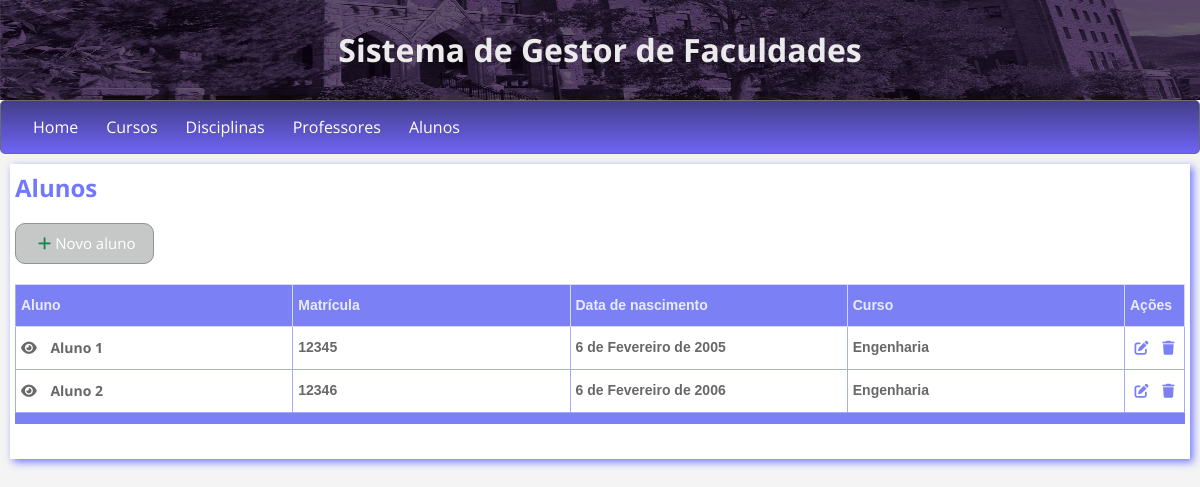
The app's page /alunos with its own data.
### alunos/models.py (models this page shows)
class Aluno(models.Model):
    nome = models.CharField(max_length=100)
    matricula = models.IntegerField()
    data_nascimento = models.DateField()
    cursando_disciplina = models.ManyToManyField(Disciplina, blank=True)
    curso = models.ForeignKey(Curso, on_delete=models.SET_NULL, null=True, blank=True)
    def __str__(self):
        return self.nome

### cursos/models.py (models this page shows)
class Curso(models.Model):
    nome = models.CharField(max_length=50)
    def __str__(self):
        return self.nome

### alunos/views.py (the view)
# urls.py: path('alunos',views.aluno, name='alunos'),
def aluno(request, **kwargs):
    aluno_obj = ''
    alunos = Aluno.objects.all()
    form = AlunoForm()
    form_com_erros = False
    if kwargs.get('form'):
        form_com_erros = True
        form = kwargs['form']
    form_populado = False
    if kwargs.get('populated_form'):
        form_populado = True
        form = kwargs['populated_form']
        aluno_obj = get_object_or_404(Aluno, pk=kwargs['aluno_id'])
    contexto = {
        'chave_alunos': alunos,
        'chave_form' : form,
        'erro_form_aluno' : form_com_erros,
        'form_aluno_populado' : form_populado,
        'aluno_obj' : aluno_obj
    }
    return render(request, 'cadastro-aluno.html', contexto)

### disciplinas/templatetags/custom_tags.py (called while the page is built)
@register.simple_tag
def verifica_curso(aluno):
    curso = aluno.curso
    if curso:
        return curso
    else:
        return '-----'

### templates/cadastro-aluno.html
{% extends 'base.html' %}
{% load static %}
{% load custom_tags %}
{% block content %}
<h2 class="titulo-1">Alunos</h2>
<button class="button1" type="button" name="myButton" data-bs-toggle="modal" data-bs-target="#modalAlunos"><i class="fas fa-plus m-1 text-success"></i>Novo aluno</button>
<table class="tg">
    <colgroup>
    <col>
    </colgroup>
    <thead>
      <tr>
        <th style="border-left: 1px solid #a7abfc;" class="tg-y6cf">Aluno</th>
        <th class="tg-y6cf">Matrícula</th>
        <th class="tg-y6cf">Data de nascimento</th>
        <th class="tg-y6cf">Curso</th>
        <th style="width: 60px" class="tg-y6cf">Ações</th>
      </tr>
    </thead>
    <tbody>
        {% if not chave_alunos %}
        <tr>
          <td class="tg-0lax"></td>
          <td class="tg-0lax"></td>
          <td class="tg-0lax"></td>
          <td class="tg-0lax"></td>
          <td class="tg-0lax"></td>
        </tr>
        {% else %}
          {% for aluno in chave_alunos %}
          {% verifica_curso aluno as curso %}
            <tr>
              <td class="tg-0lax texto-tabela clear"> <a href="{% url 'entrando_aluno' aluno.id %}"> <i class="fas fa-eye visualizar"></i> {{aluno.nome}} </a> </td>
              <td class="tg-0lax texto-tabela">{{aluno.matricula}}</td>
              <td class="tg-0lax texto-tabela">{{aluno.data_nascimento}}</td>
              <td class="tg-0lax texto-tabela">{{curso}}</td>
              <td class="tg-0lax lixeira">
                <a href="{% url 'chama_update_aluno' aluno.id %}"><i class="fas fa-edit edit"></i></a>
                <a href="{% url 'deletando_aluno' aluno.id %}" onclick="return confirm('Deseja realmente excluir o(a) aluno(a) {{aluno}}? Todas as notas dele(a) também serão excluídas do sistema!!')"><i class="fa fa-trash lixeira"></i></a>
              </td>
            </tr>
          {% endfor %}
        {% endif %}
    </tbody>
    <tfoot class="tb-foot">
        <tr>
            <th class="tg-y6cf"></td>
            <th class="tg-y6cf"></td>
            <th class="tg-y6cf"></td>
            <th class="tg-y6cf"></td>
            <th class="tg-y6cf"></td>
        </tr>
    </tfoot>
</table>
{% endblock %}

### static_dir/site.css (style rules this page uses)
body { margin: 0px; min-width: 368px; background-color: rgba(221, 221, 221, 0.308); }
* { box-sizing: border-box; font-family: 'Open Sans',sans-serif ; }
.clear a { text-decoration: none; color: #696868; }
h2 { display: block; font-size: 1.5em; margin-block-start: 0.83em; margin-block-end: 0.83em; margin-inline-start: 0px; margin-inline-end: 0px; font-weight: bold; }

### static_dir/css/buttons.css (style rules this page uses)
.button1 { color: #ffffff; background-color: #c6c7c7; font-size: 15px; border: 1px solid #929396; border-radius: 10px; padding: 8px 18px; cursor: pointer; margin-bottom: 20px; }

### static_dir/css/corpo.css (style rules this page uses)
.titulo-1 { color: #7178fd; margin-top: 5px; }

### static_dir/css/tabelas.css (style rules this page uses)
.tg { border-collapse:collapse; border-spacing:0; table-layout: fixed; width: 100%; margin-bottom: 30px; }
.tg td { border-color:#a7abfc; border-style:solid; border-width:1px; font-family:Arial, sans-serif; font-size:14px; color: rgb(68, 68, 68); overflow:hidden; padding:10px 5px; word-break:normal; }
.tg th { border-color:#d4d6fa; border-style:solid; border-width:1px; font-family:Arial, sans-serif; font-size:14px; color: #e9ebfa; font-weight:bold; overflow:hidden; padding:10px 5px; word-break:normal; }
.tb-foot th { border-color:#7b81f5; border-style:solid; border-width:1px; font-family:Arial, sans-serif; font-size:14px; color: #ced0fd; font-weight:normal; overflow:hidden; padding:5px 2px; word-break:normal; }
.tg .tg-y6cf { background-color:#7b81f5; text-align:left; vertical-align:top }
.tg .tg-0lax { text-align:left; vertical-align:top }
.texto-tabela { color: #696868 !important; font-weight: bold; }
.visualizar { color: #696868; text-align: center !important; margin-right: 10px; }
.lixeira { color: #7b81f5; text-align: center !important; margin-left: 10px; }
.edit { color: #7b81f5; text-align: center !important; }

### records on screen
Aluno: nome "Aluno 1", matricula "12345", data_nascimento "6 de Fevereiro de 2005"
Curso: nome "Engenharia"
Aluno: nome "Aluno 2", matricula "12346", data_nascimento "6 de Fevereiro de 2006"
